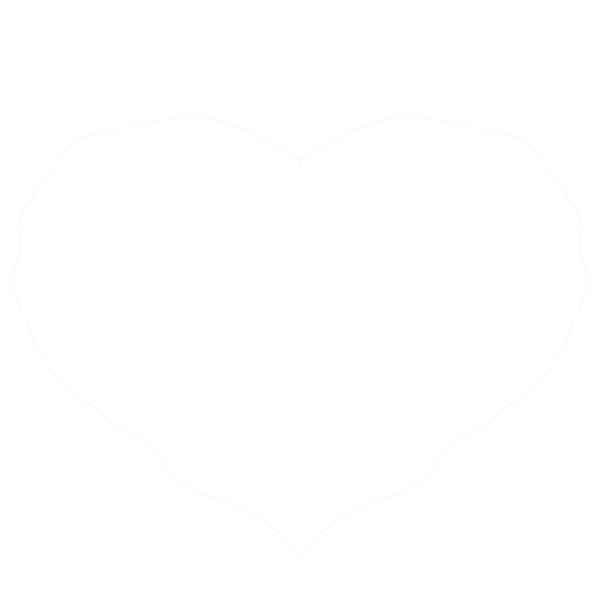
Frame 1 (no input)
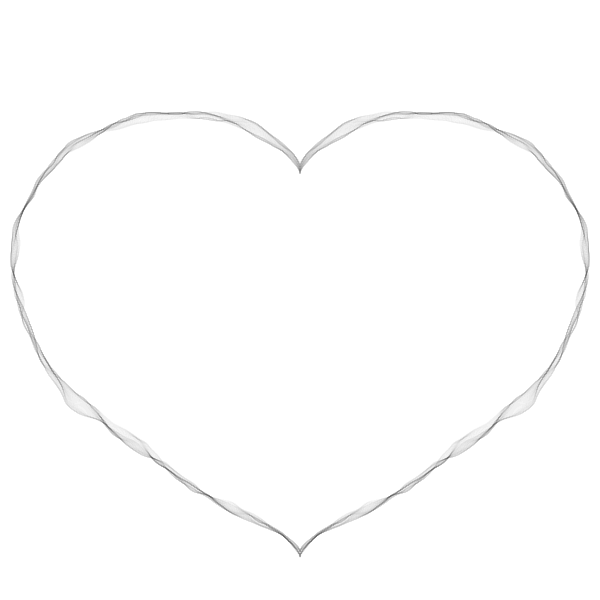
Frame 60 (the mouse pressed at the canvas centre just before this capture)
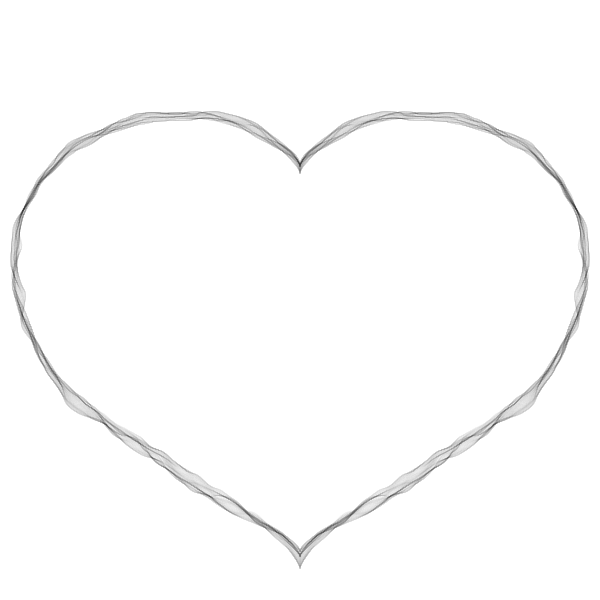
Frame 120 (the mouse held since frame 60 and released just before this capture)

The Processing sketch that drew these frames (run headless with seeded random() and noise(); from frame 60 on, the mouse is pressed at the canvas centre):

// Processing sketch: MainScript
// ── MainScript.pde
float amplitude;
float perlinAnim;
float perlinCoeff;

Heart heart;

void setup() {
  size(600, 600);
  frameRate(50);
  background(255);
  stroke(0, 5);
  
  amplitude = 30;
  perlinAnim = 0.05;
  perlinCoeff = 0.01;
  
  heart = new Heart(100000);
}

void draw() {
  translate(width/2, height/2-40);
  
  heart.update();
  heart.display();
}

// ── Heart.pde
class Heart{
  int nbrVertices;
  FloatList xInitialVertices;
  FloatList yInitialVertices;
  FloatList xVertices;
  FloatList yVertices;
  
  float xOffset;
  float yOffset;
  float zOffset;
  
  float time;
  
  Heart(int v){
    this.nbrVertices = v;
    
    this.xOffset = random(10000);
    this.yOffset = random(10000);
    this.zOffset = random(10000);
    
    this.time = 0;
    
    this.initialize();
    this.update();
  }
  
  void initialize(){
    this.xInitialVertices = new FloatList();
    this.yInitialVertices = new FloatList();
    
    float mini = -10;
    float maxi = 10;
    float u = mini;
    float step = (maxi-mini)*2/nbrVertices;
    
    for(int i=0; i<nbrVertices/2; i++){
      this.xInitialVertices.append(this.x(u));
      this.yInitialVertices.append(this.y(u));
      u += step;
    }
    /*for(int i=this.xInitialVertices.size()-1; i>=0; i--){
      this.xInitialVertices.append(-this.xInitialVertices.get(i));
      this.yInitialVertices.append(this.yInitialVertices.get(i));
    }*/
  }
  
  float x(float a){
    float result;
    result = pow(1-pow(a, 2),3)/(1+pow(a, 2));
    return pow(80000*result, 0.5);
  }
  
  float y(float a){
    float result;
    result = 4*a/(1+pow(a, 2))-pow(a, 2);
    return -100*result;
  }
  
  void update(){
    this.xVertices = new FloatList();
    this.yVertices = new FloatList();
    
    float currX;
    float currY;
    float currRadius;
    float currAngle;
    float diffRadius;
    float yCenter = 0.25*cos(this.time);
    float zCenter = 0.25*cos(this.time - PI/2);
    for(int i=0; i<this.xInitialVertices.size(); i++){
      currX = this.xInitialVertices.get(i);
      currY = this.yInitialVertices.get(i);
      
      currRadius = this.getRadius(currX, currY);
      currAngle = this.getAngle(currX, currY);
      
      diffRadius = map(noise(perlinCoeff*currX+xOffset, 
                              perlinCoeff*currY+yCenter+yOffset,
                              zCenter+zOffset), 
                       0, 1, -amplitude, amplitude);
        this.xVertices.append((currRadius+diffRadius)*cos(currAngle));
        this.yVertices.append((currRadius+diffRadius)*sin(currAngle));
    }
    for(int i=this.xVertices.size()-1; i>=0; i--){
      this.xVertices.append(-this.xVertices.get(i));
      this.yVertices.append(this.yVertices.get(i));
    }
    
    this.time += perlinAnim;
    if(this.time >= TWO_PI) this.time = 0;
  }
  
  float getRadius(float x, float y){
    float radius;
    radius = pow(pow(x,2) + pow(y, 2), 0.5);
    return radius;
  }
  
  float getAngle(float x, float y){
    float angle;
    angle = acos(abs(x)/getRadius(x, y));
    if(x>0 && y<0) angle = -angle;
    if(x<0 && y>0) angle += PI/2;
    if(x<0 && y<0) angle += PI;
    return angle;
  }
  
  void display(){
    noFill();
    beginShape();
    for(int i=0; i<this.xVertices.size(); i++){
      vertex(this.xVertices.get(i), this.yVertices.get(i));
    }
    endShape();
  }
  
  void display_ini(){
    noFill();
    beginShape();
    for(int i=0; i<this.xInitialVertices.size(); i++){
      vertex(this.xInitialVertices.get(i), this.yInitialVertices.get(i));
    }
    endShape();
  }
}
